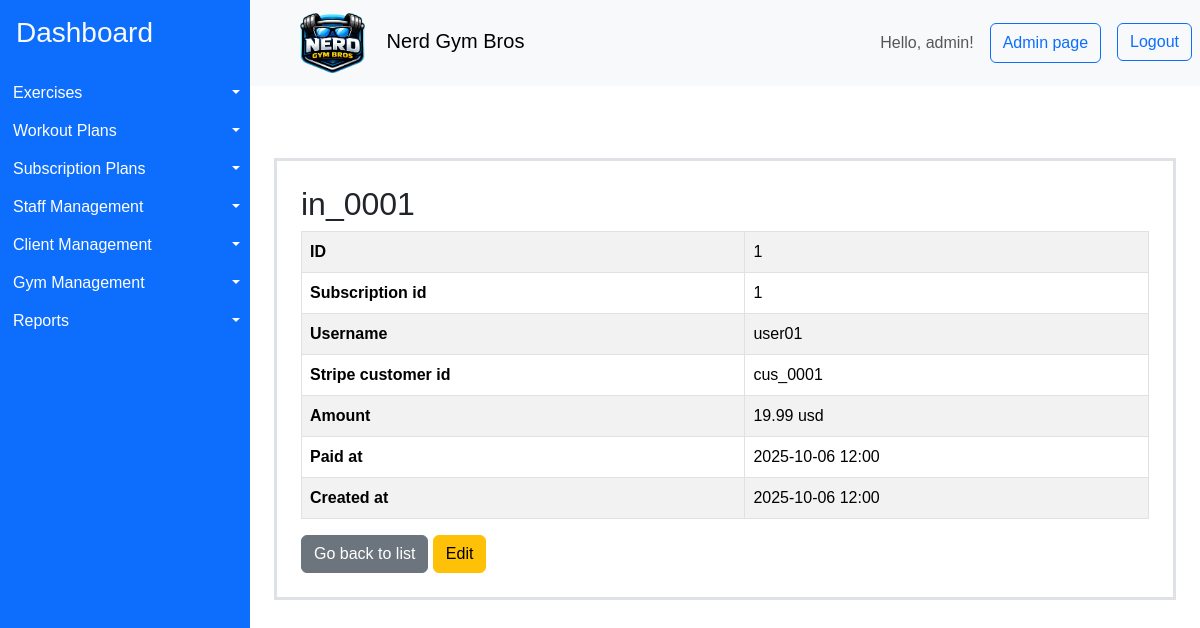
/subscription-payments/1/ (signed in), run on the app's committed database.
### gymApp/models/subscription.py (models this page shows, shortened)
class SubscriptionPayment(models.Model):
    stripe_invoice_id = models.CharField(max_length=255, unique=True)
    subscription = models.ForeignKey(
        Subscription, null=True, blank=True, on_delete=models.SET_NULL
    )
    amount_paid = models.BigIntegerField()  # in cents
    currency = models.CharField(max_length=10)
    paid_at = models.DateTimeField()
    created_at = models.DateTimeField(auto_now_add=True)
    class Meta:
        indexes = [
            models.Index(fields=["subscription"]),
            models.Index(fields=["paid_at"]),
        ]
    @property
    def amount_paid_major(self):
        return Decimal(self.amount_paid or 0) / Decimal("100")

class Subscription(models.Model):
    STATUS_CHOICES = [
        ("incomplete", "Incomplete"),
        ("active", "Active"),
        ("past_due", "Past due"),
        ("canceled", "Canceled"),
        ("unpaid", "Unpaid"),
    ]
    user = models.ForeignKey(User, on_delete=models.CASCADE)
    stripe_customer_id = models.CharField(max_length=255)
    stripe_subscription_id = models.CharField(max_length=255, unique=True)
    price_id = models.CharField(max_length=255)
    status = models.CharField(max_length=50, choices=STATUS_CHOICES)
    current_period_start = models.DateTimeField(null=True, blank=True)
    current_period_end = models.DateTimeField(null=True, blank=True)
    cancel_at_period_end = models.BooleanField(default=False)
    canceled_at = models.DateTimeField(null=True, blank=True)
    ended_at = models.DateTimeField(null=True, blank=True)
    created_at = models.DateTimeField(auto_now_add=True)
    class Meta:
        indexes = [
            models.Index(fields=["user", "status"]),
            models.Index(fields=["stripe_customer_id"]),
            models.Index(fields=["stripe_subscription_id"]),
            models.Index(fields=["current_period_end"]),
        ]

### gymApp/views/admin_page.py (the view)
class SubscriptionPaymentDetailView(
    LoginRequiredMixin, PermissionRequiredMixin, DetailView
):
    model = SubscriptionPayment
    template_name = "gymApp/subscription_payment/detail.html"
    context_object_name = "subscription_payment"
    permission_required = "gymApp.view_subscriptionpayment"
    raise_exception = True

### gymApp/templates/gymApp/subscription_payment/detail.html (shortened to what this page needs)
{% extends "gymApp/layout.html" %}
{% block content %}
<div class="container mt-5 p-4 border border-3" >
    <h2>{{ subscription_payment.stripe_invoice_id }}</h2>
    <table class="table table-bordered table-striped">
        <tr>
            <td class="fw-bold">ID</td>
            <td>{{ subscription_payment.id }}</td>
        </tr>
        <tr>
            <td class="fw-bold">Subscription id</td>
            <td>{{ subscription_payment.subscription.id }}</td>
        </tr>
        <tr>
            <td class="fw-bold">Username</td>
            <td>{{ subscription_payment.subscription.user.username }}</td>
        </tr>
        <tr>
            <td class="fw-bold">Stripe customer id</td>
            <td>{{ subscription_payment.subscription.stripe_customer_id }}</td>
        </tr>
        <tr>
            <td class="fw-bold">Amount</td>
            <td>{{ subscription_payment.amount_paid_major|floatformat:2 }} {{ subscription_payment.currency }}</td>
        </tr>
        <tr>
            <td class="fw-bold">Paid at</td>
            <td>{{ subscription_payment.paid_at|date:"Y-m-d H:i" }}</td>
        </tr>
        <tr>
            <td class="fw-bold">Created at</td>
            <td>{{ subscription_payment.created_at|date:"Y-m-d H:i" }}</td>
        </tr>
    </table>
    <a href="{% url 'subscription_payment_list' %}" class="btn btn-secondary">Go back to list</a>
    <a href="{% url 'subscription_payment_update' subscription_payment.pk %}" class="btn btn-warning">Edit</a>
</div>
{% endblock %}

### gymApp/templates/gymApp/layout.html (shortened to what this page needs)
{% load bootstrap_icons %}
{% load static %}
<!DOCTYPE html>
<html>
    <head>
        <link href="https://cdn.jsdelivr.net/npm/bootstrap@5.3.8/dist/css/bootstrap.min.css" rel="stylesheet">
        <link rel="stylesheet" href="{% static 'styles/styles.css' %}">
    </head>
    <body>
    <div class="container-fluid layout d-flex flex-row p-0">
      <aside class="sidebar bg-primary" id="sidebar">
        <a class="d-block h3 pt-3 ps-3 link-light link-underline-opacity-0" href="{% url 'home'%}">Dashboard</a>
        <ul class="list-group mt-4" style="white-space: nowrap;" >
          {% if perms.gymApp.view_exercise %}
            <li class="d-flex  btn-group" >
              <a href="{% url 'exercise_list' %}" class="d-block text-start btn btn-primary rounded-0 flex-grow-1 "> {% bs_icon 'person-walking' size='1.25em'  %} Exercises</a>
              <button type="button" class="d-block btn btn-primary rounded-0 dropdown-toggle dropdown-toggle-split flex-grow-0 flex-shrink-0 " data-bs-toggle="dropdown" aria-expanded="false">
              </button>
            </li>
          {% endif %}
          {% if perms.gymApp.view_workoutplan %}
            <li class="d-flex  btn-group">
              <a href="{% url 'workout_plan_list' %}" class="d-block text-start btn btn-primary rounded-0 flex-grow-1 "> {% bs_icon 'list-check' size='1.25em'  %} Workout Plans</a>
              <button type="button" class="d-block btn btn-primary rounded-0 dropdown-toggle dropdown-toggle-split flex-grow-0 flex-shrink-0 " data-bs-toggle="dropdown" aria-expanded="false">
              </button>
            </li>
          {% endif %}
          {% if perms.gymApp.view_subscriptionplan %}
            <li class="d-flex  btn-group">
              <a href="{% url 'subscription_plan_list' %}" class="d-block text-start btn btn-primary rounded-0 flex-grow-1 "> {% bs_icon 'currency-dollar' size='1.25em'  %} Subscription Plans</a>
              <button type="button" class="d-block btn btn-primary rounded-0 dropdown-toggle dropdown-toggle-split flex-grow-0 flex-shrink-0 " data-bs-toggle="dropdown" aria-expanded="false">
              </button>
            </li>
          {% endif %}
          {% if user.is_superuser %}
          <li class="d-flex  btn-group">
            <a href="{% url 'staff_list' %}" class="d-block text-start btn btn-primary rounded-0 flex-grow-1 "> {% bs_icon 'hammer' size='1.25em'  %} Staff Management</a>
            <button type="button" class="d-block btn btn-primary rounded-0 dropdown-toggle dropdown-toggle-split flex-grow-0 flex-shrink-0 " data-bs-toggle="dropdown" aria-expanded="false">
            </button>
          </li>
          {% endif %}
          {% if perms.gymApp.view_clientprofile %}
          <li class="d-flex  btn-group">
            <a href="{% url 'client_list' %}" class="d-block text-start btn btn-primary rounded-0 flex-grow-1 "> {% bs_icon 'people-fill' size='1.25em'  %} Client Management</a>
            <button type="button" class="d-block btn btn-primary rounded-0 dropdown-toggle dropdown-toggle-split flex-grow-0 flex-shrink-0 " data-bs-toggle="dropdown" aria-expanded="false">
            </button>
          </li>
          {% endif %}
          {% if perms.gymApp.view_gym %}
          <li class="d-flex  btn-group">
            <a href="{% url 'gym_list' %}" class="d-block text-start btn btn-primary rounded-0 flex-grow-1 "> {% bs_icon 'houses-fill' size='1.25em'  %} Gym Management</a>
            <button type="button" class="d-block btn btn-primary rounded-0 dropdown-toggle dropdown-toggle-split flex-grow-0 flex-shrink-0 " data-bs-toggle="dropdown" aria-expanded="false">
            </button>
          </li>
          {% endif %}
          <li class="d-flex  btn-group">
            <a href="{% url 'reports' %}" class="d-block text-start btn btn-primary rounded-0 flex-grow-1 "> {% bs_icon 'file-earmark-bar-graph-fill' size='1.25em'  %} Reports</a>
            <button type="button" class="d-block btn btn-primary rounded-0 dropdown-toggle dropdown-toggle-split flex-grow-0 flex-shrink-0 " data-bs-toggle="dropdown" aria-expanded="false">
            </button>
          </li>
        </ul>
      </aside>
      <div class="content container-fluid p-0">
        <nav class="navbar navbar-light bg-light p-2">
          <div class="d-flex align-items-center">
          <button class="btn toggle-btn" id="toggleBtn">{% bs_icon 'list' size='1.75em' color='blue' %}</button>
          <span class="navbar-brand mb-0 h1 ms-3"><img class="me-3" src="{% static 'assets/icons/logo.png' %}" alt="Nerd Gym Bros Logo" style="height: 3em;"> Nerd Gym Bros </span>
          </div>
          <div class="d-flex">
          <span class=" navbar-text me-3"> Hello, {{ user.username }}! </span>
          {% if user.is_superuser %}
            <button class="btn btn-outline-primary me-3" onclick="location.href='{% url 'admin:index' %}'">Admin page</button>
          {% endif %}
          <form method="post" action="{% url 'logout' %}">
              <button type="submit" class="btn btn-outline-primary">Logout</button>
          </form>
          </div>
        </nav>
        <main class='p-4'>
            {% block content %}{% endblock %}
        </main>
      </div>
    </div>
    </body>
</html>

### gymApp/static/styles/styles.css (style rules this page uses)
* { box-sizing: border-box; }
body { box-sizing: border-box; margin: 0; font-family: sans-serif; }
.layout { min-height: 100vh; }
.sidebar { overflow:hidden; transform: translateX(0); min-width: 250px; width: 250px; transition: width .15s ease-in-out; }
.toggle-btn { display: block; }

### data on the page
SubscriptionPayment: stripe_invoice_id "in_0001", id "1", subscription.id "1", subscription.user.username "user01", subscription.stripe_customer_id "cus_0001", amount_paid_major "19.99", currency "usd", paid_at "2025-10-06 12:00", created_at "2025-10-06 12:00"

### other printed values
{{ user.username }} "admin"
